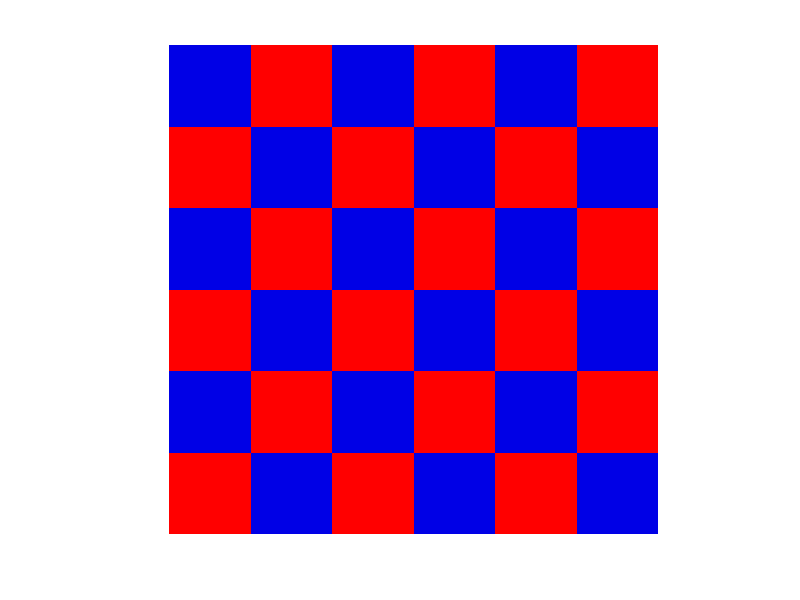

Source code (MATLAB):
%% Problem 1: red and white checkboard 2/12/2019 by Cheng Chen
clear all
close all
clc

gridSize = 10;
NofCol = 3; % Number of double color columes
NofRow = 3; % Number of double color rows

redGrid = zeros(gridSize, gridSize, 3);
redGrid(:,:,1) = 1; % color a red grid

buleGrid = zeros(gridSize, gridSize, 3);
buleGrid(:,:,3) = 0.9;  % color a bule grid

I_checkBoardOddRow = [];    % initilze a row of checkboard
I_checkBoardEvenRow = [];   % initilze a row of checkboard
I_checkBoard = [];  % initilze the whole checkboard

for row = 1:NofRow % form two different columes of checkboard 
        I_checkBoardOddRow = [I_checkBoardOddRow;buleGrid;redGrid]; 
        I_checkBoardEvenRow = [I_checkBoardEvenRow;redGrid;buleGrid];
end
for col = 1:NofCol % form whole checkboard using two different columes
    I_checkBoard = [I_checkBoard,I_checkBoardOddRow,I_checkBoardEvenRow];
end
figure, imshow((I_checkBoard));

